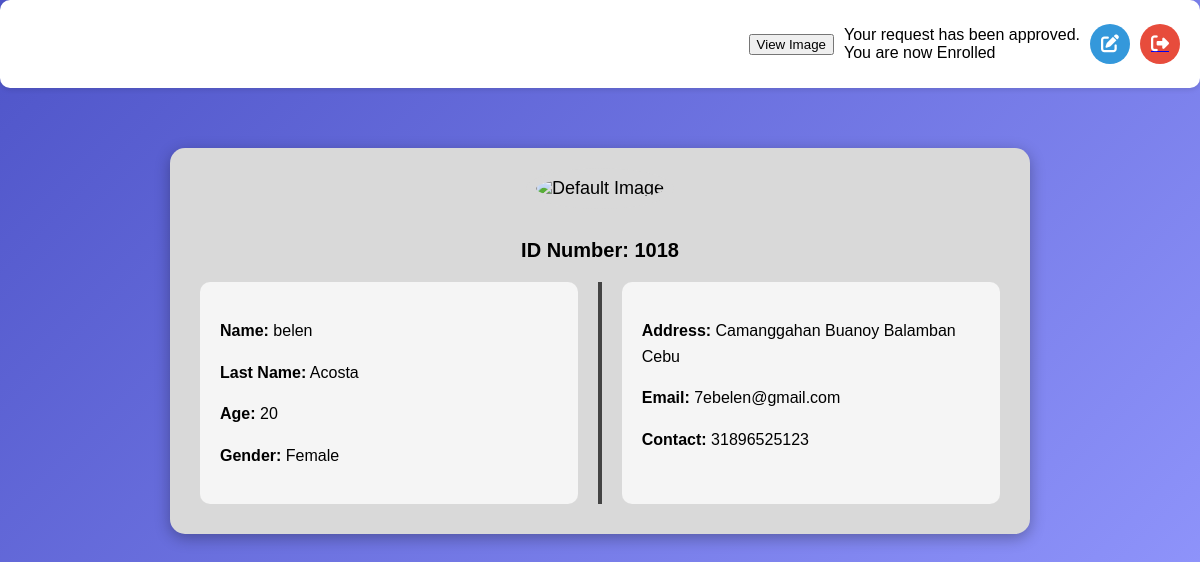
/student.php (signed in), run on the app's committed database.
### tables this page shows
CREATE TABLE `logincredentials` (
  `id` int(11) NOT NULL,
  `student_id` int(11) NOT NULL,
  `email` varchar(100) NOT NULL,
  `password` varchar(255) NOT NULL
);

CREATE TABLE `student` (
  `id` int(11) NOT NULL,
  `firstname` varchar(50) NOT NULL,
  `middlename` varchar(50) DEFAULT NULL,
  `lastname` varchar(50) NOT NULL,
  `age` int(11) NOT NULL,
  `gender` enum('Male','Female','Others') NOT NULL,
  `phone` varchar(15) DEFAULT NULL,
  `address` text NOT NULL,
  `image` varchar(255) DEFAULT NULL
);

### student.php (the view, shortened to what this page needs)
<?php
require 'database/db.php';
if (!empty($_SESSION['student_id'])) {
    $student_id = $_SESSION['student_id'];
    $query = "
        SELECT student.*, loginCredentials.email, loginCredentials.password
        FROM student
        JOIN loginCredentials ON student.id = loginCredentials.student_id
        WHERE student.id = '$student_id'
    ";
    $result = mysqli_query($conn, $query);
    if ($result && mysqli_num_rows($result) > 0) {
        $student = mysqli_fetch_assoc($result);
    } else {
        echo "Student profile not found.";
        exit();
    }
} else {
    header("Location: loginForm.php");
    exit();
}
$student_id = $_SESSION['student_id'];
$statusQuery = "SELECT status FROM approvals WHERE student_id = $student_id ORDER BY created_at DESC LIMIT 1";
$statusResult = mysqli_query($conn, $statusQuery);
$approvalStatus = null;
if ($statusResult && mysqli_num_rows($statusResult) > 0) {
    $statusRow = mysqli_fetch_assoc($statusResult);
    $approvalStatus = $statusRow['status'];
}
?>
<!DOCTYPE html>
<html lang="en">
<head>
    <link rel="stylesheet" href="https://cdnjs.cloudflare.com/ajax/libs/font-awesome/6.6.0/css/all.min.css" />
    <link rel="stylesheet" href="css/studenProfile.css">
</head>
<body>
    <header>
    <div class="top-buttons">
        <button onclick="openImageModal()" class="view-btn">View Image</button>
        <div>
                  <div class="approval-section">
        <?php
        if ($approvalStatus === 'pending') {
            echo "<button disabled>Waiting for Approval</button>";
        } elseif ($approvalStatus === 'approved') {
            echo "<p>Your request has been approved.<br>You are now Enrolled</p>";
        } else {
            echo "
               <form action='./admin/sendApproval.php' method='POST'>
                 <button class='email-btn'type='submit' name='sendApproval' >Send Approval<i class='fa-regular fa-paper-plane'></i></button>
                 </form>
            ";
        }
        ?>
    </div>
        </div>
        <button onclick="openEditModal()" class="settings-btn"><i class="fa-solid fa-pen-to-square"></i></button>
        <a href="logout.php">
            <button class="logout-btn"><i class="fa-solid fa-right-from-bracket"></i></button>
        </a>
    </div>
    </header>
    <div class="id-card">
        <div class="profile-container">
     <div class="profile-container">
    <?php
    $imagePath = 'images-data/' . htmlspecialchars($student['image']);
    if (!empty($student['image']) && file_exists($imagePath)) {
        echo '<img src="' . $imagePath . '?v=' . time() . '" style="width:120px; height:120px;" alt="Profile Image">';
    } else {
        echo '<img src="images-data/default-image.png" style="width:120px; height:120px;" alt="Default Image">';
    }
    ?>
</div>
        </div>
        <p class="id-number">ID Number: <?php echo $student['id'] ?></p>
        <div class="card-body">
            <div class="left-section info-box">
                <p><strong>Name:</strong> <?php echo $student['firstname'] ?></p>
                <p><strong>Last Name:</strong> <?php echo $student['lastname'] ?></p>
                <p><strong>Age:</strong> <?php echo $student['age'] ?></p>
                <p><strong>Gender:</strong> <?php echo $student['gender'] ?></p>
            </div>
            <div class="separator"></div>
            <div class="right-section info-box">
                <p><strong>Address:</strong> <?php echo $student['address'] ?></p>
                <p><strong>Email:</strong> <?php echo $student['email'] ?></p>
                <p><strong>Contact:</strong> <?php echo $student['phone'] ?></p>
            </div>
        </div>
    </div>
</body>
</html>

### css/studenProfile.css (style rules this page uses)
body { font-family: Arial, sans-serif; margin: 0; padding: 0; background: linear-gradient(135deg, #4e54c8, #8f94fb); }
.id-card { max-width: 800px; margin: 60px auto; padding: 30px; border-radius: 15px; background: #d9d9d9; box-shadow: 0 4px 15px rgba(0, 0, 0, 0.3); text-align: center; font-size: 18px; position: relative; }
.id-card .profile-container { margin-bottom: 30px; }
.id-card .profile-container img { width: 350px; height: 350px; border-radius: 50%; margin-top: -75px; background: #d9d9d9; padding: 10px; }
.id-card .id-number { margin: 15px 0; font-size: 20px; font-weight: bold; }
.card-body { display: flex; justify-content: space-between; margin-top: 20px; }
.info-box { width: 48%; text-align: left; background: #f5f5f5; padding: 20px; border-radius: 10px; font-size: 16px; line-height: 1.6; }
.separator { width: 4px; background: #444; margin: 0 20px; }
header { background-color: #ffffff; box-shadow: 0 2px 5px rgba(0, 0, 0, 0.1); padding: 10px 20px; border-radius: 10px; margin-bottom: 20px; }
.top-buttons { display: flex; justify-content: flex-end; align-items: center; gap: 10px; }
.settings-btn, .logout-btn { display: flex; justify-content: center; align-items: center; width: 40px; height: 40px; background-color: #3498db; color: #fff; border: none; border-radius: 50%; font-size: 18px; cursor: pointer; transition: background-color 0.3s, transform 0.2s; }
.logout-btn { background-color: #e74c3c; }
.settings-btn i, .logout-btn i, .email-btn i { pointer-events: none; }

### data on the page
logincredentials: student "1018", student.firstname "belen", student.lastname "Acosta", student.age "20", student.gender "Female", student.address "Camanggahan Buanoy Balamban Cebu", email "7ebelen@gmail.com", student.phone "31896525123"
